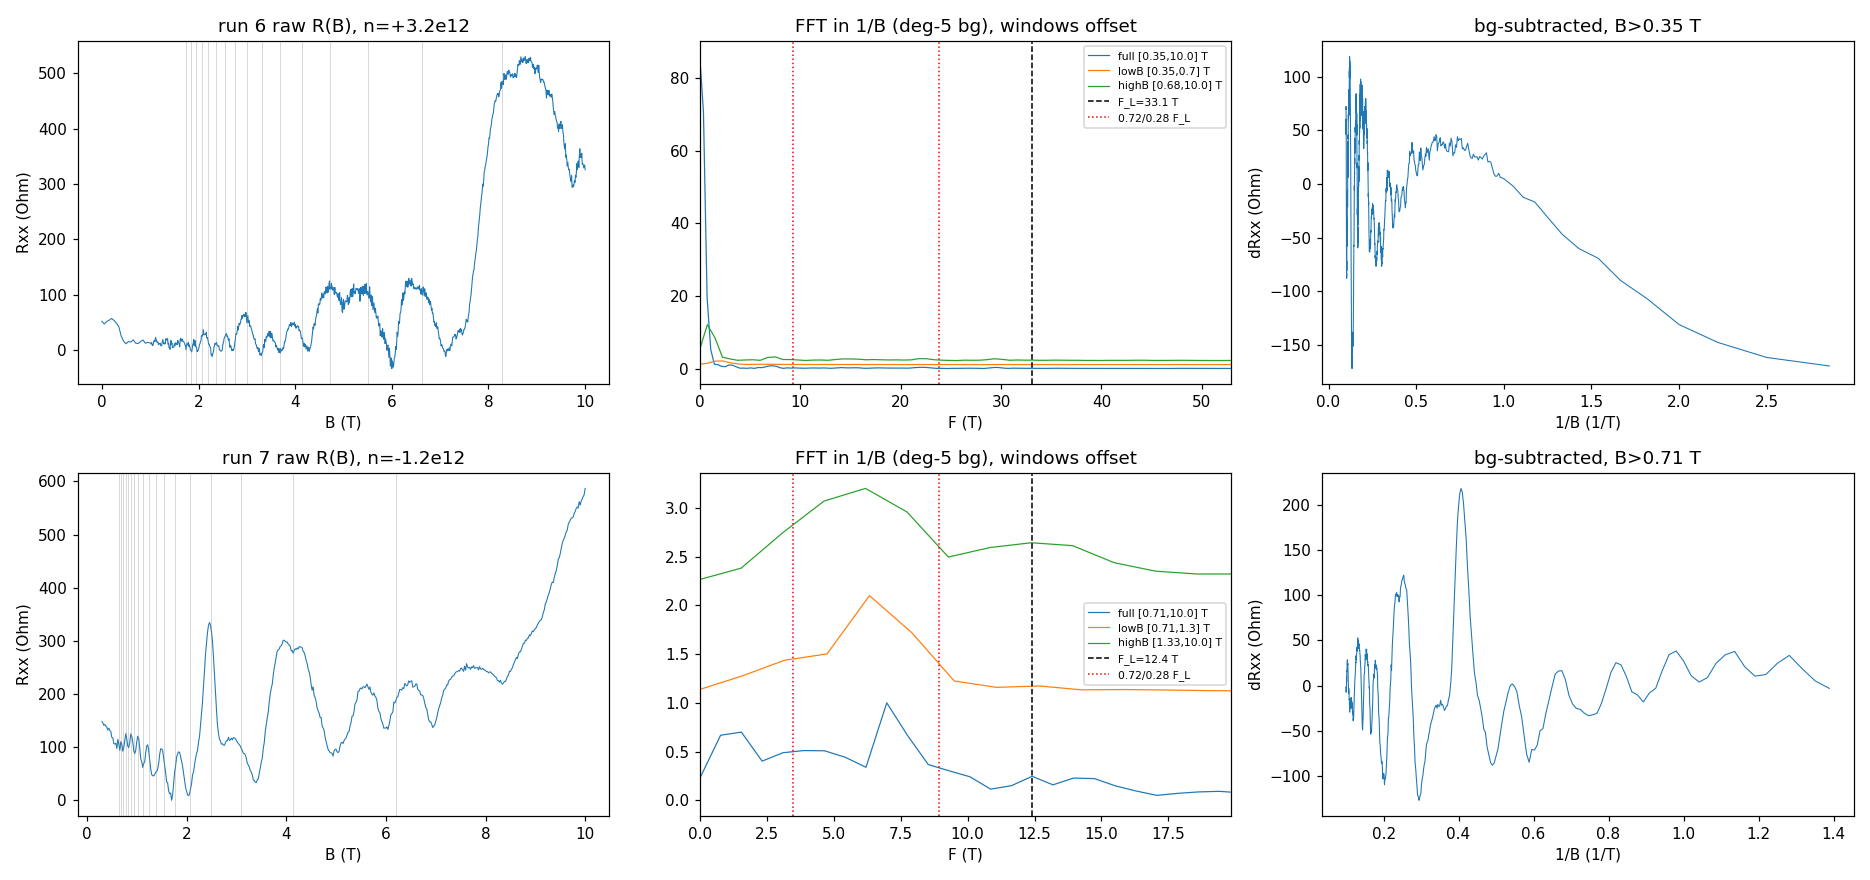

Write the Python code that produced this figure.
"""Spot-check read for runs 6 (electron, n=+3.2e12) and 7 (hole, n=-1.2e12): raw R(B), onset, FFT tones vs F_L."""
import sys, warnings, json
import numpy as np, matplotlib; matplotlib.use("Agg")
import matplotlib.pyplot as plt
from hera.analysis import open_run, sdh_onset, sdh_fft, SdhOnsetError, luttinger_frequency
warnings.simplefilter("always")
H_OVER_4E = 4.135667e-15/4
out = {}
fig, axes = plt.subplots(2, 3, figsize=(17, 8))
for row, (rid, n12) in enumerate([(6, 3.2), (7, -1.2)]):
    r = open_run(f"data/{rid}")
    B = r.col("magnet_field"); I = r.col("sr0_X")/(-1e6); V = r.col("sr1_X")/1.0
    R = V/I
    o = np.argsort(B); B, R, I = B[o], R[o], I[o]
    F_L = H_OVER_4E*abs(n12)*1e16
    print(f"\n===== run {rid}: n = {n12:+.2f}e12, F_L = {F_L:.2f} T; R range {R.min():.1f}..{R.max():.1f} Ohm; I {I.min()*1e9:.2f}..{I.max()*1e9:.2f} nA =====")
    ax = axes[row,0]; ax.plot(B, R, lw=0.7); ax.set_xlabel("B (T)"); ax.set_ylabel("Rxx (Ohm)"); ax.set_title(f"run {rid} raw R(B), n={n12:+.1f}e12")
    # onset
    try:
        on = sdh_onset(R, B, b_lo=0.3, r_full_scale=50e-6/10e-9)
        print(on.summary())
        out[rid] = dict(onset_b=float(on.onset_b), clip_high_b=(None if on.clip_high_b is None else float(on.clip_high_b)),
                        tones=[dict(freq=float(t.freq), onset_b=float(t.onset_b), censored=bool(t.censored), marginal=bool(t.marginal),
                                    harmonic_of=(None if t.harmonic_of is None else float(t.harmonic_of))) for t in on.tones])
        onset = on.onset_b
    except SdhOnsetError as e:
        print("SdhOnsetError:", e); out[rid] = dict(error=str(e)); onset = 1.5
    # FFT on a few windows: full above onset, low half, high half (1/B halves)
    Bmax = B.max()
    inv_lo, inv_hi = 1/Bmax, 1/max(onset, 0.35)
    inv_mid = 0.5*(inv_lo+inv_hi)
    wins = {"full": (max(onset,0.35), Bmax), "lowB": (max(onset,0.35), 1/inv_mid), "highB": (1/inv_mid, Bmax)}
    ax2 = axes[row,1]; ax3 = axes[row,2]
    for k,(lo,hi) in wins.items():
        m = (B>=lo)&(B<=hi)
        for deg in (3,5,7):
            f, s = sdh_fft(R[:,None], B, b_range=(lo,hi), bg_degree=deg, log=False, nfft=4096)
            s = s[0]/s[0][f>2].max()
            if deg==5:
                ax2.plot(f, s + {"full":0,"lowB":1.1,"highB":2.2}[k], lw=0.8, label=f"{k} [{lo:.2f},{hi:.1f}] T")
            # peaks
            from scipy.signal import find_peaks
            pk,_ = find_peaks(s, height=0.08, distance=5)
            pk = pk[f[pk]>1.5]
            print(f"  win {k:5s} [{lo:.2f},{hi:.2f}] T deg{deg}: dF={1/(1/lo-1/hi):.2f} T peaks(T,rel): " + ", ".join(f"{f[p]:.1f}({s[p]:.2f})" for p in pk[:10]))
    ax2.axvline(F_L, color="k", ls="--", lw=1, label=f"F_L={F_L:.1f} T"); ax2.axvline(0.72*F_L, color="r", ls=":", lw=1); ax2.axvline(0.28*F_L, color="r", ls=":", lw=1, label="0.72/0.28 F_L")
    ax2.set_xlim(0, 1.6*F_L); ax2.set_xlabel("F (T)"); ax2.set_title("FFT in 1/B (deg-5 bg), windows offset"); ax2.legend(fontsize=7)
    # background-subtracted dR vs 1/B
    m = B>=max(onset,0.35)
    cf = np.polyfit(B[m], R[m], 5); dR = R[m]-np.polyval(cf, B[m])
    ax3.plot(1/B[m], dR, lw=0.7); ax3.set_xlabel("1/B (1/T)"); ax3.set_ylabel("dRxx (Ohm)"); ax3.set_title(f"bg-subtracted, B>{max(onset,0.35):.2f} T")
    # filling factor markers: nu = n h/(eB)
    for nu in range(4, 80, 4):
        Bnu = abs(n12)*1e16*4.135667e-15/nu
        if B.min() < Bnu < B.max(): ax.axvline(Bnu, color="gray", lw=0.4, alpha=0.5)
fig.tight_layout(); fig.savefig("hera_scratch/spot_read.png", dpi=110)
json.dump(out, open("hera_scratch/spot_read.json","w"), indent=1)
print(json.dumps(out, indent=1))
